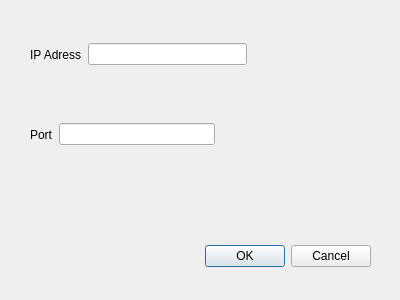
<?xml version="1.0" encoding="UTF-8"?>
<ui version="4.0">
 <class>ConnectDialog</class>
 <widget class="QDialog" name="ConnectDialog">
  <property name="geometry">
   <rect>
    <x>0</x>
    <y>0</y>
    <width>400</width>
    <height>300</height>
   </rect>
  </property>
  <property name="windowTitle">
   <string>Dialog</string>
  </property>
  <widget class="QDialogButtonBox" name="buttonBox">
   <property name="geometry">
    <rect>
     <x>30</x>
     <y>240</y>
     <width>341</width>
     <height>32</height>
    </rect>
   </property>
   <property name="orientation">
    <enum>Qt::Horizontal</enum>
   </property>
   <property name="standardButtons">
    <set>QDialogButtonBox::Cancel|QDialogButtonBox::Ok</set>
   </property>
  </widget>
  <widget class="QWidget" name="layoutWidget">
   <property name="geometry">
    <rect>
     <x>30</x>
     <y>40</y>
     <width>217</width>
     <height>29</height>
    </rect>
   </property>
   <layout class="QHBoxLayout" name="horizontalLayout">
    <item>
     <widget class="QLabel" name="ipLabel">
      <property name="text">
       <string>IP Adress</string>
      </property>
     </widget>
    </item>
    <item>
     <widget class="QLineEdit" name="lineEdit"/>
    </item>
   </layout>
  </widget>
  <widget class="QWidget" name="layoutWidget">
   <property name="geometry">
    <rect>
     <x>30</x>
     <y>120</y>
     <width>185</width>
     <height>29</height>
    </rect>
   </property>
   <layout class="QHBoxLayout" name="horizontalLayout_2">
    <item>
     <widget class="QLabel" name="portLabel">
      <property name="text">
       <string>Port</string>
      </property>
     </widget>
    </item>
    <item>
     <widget class="QLineEdit" name="lineEdit_2"/>
    </item>
   </layout>
  </widget>
 </widget>
 <resources/>
 <connections>
  <connection>
   <sender>buttonBox</sender>
   <signal>accepted()</signal>
   <receiver>ConnectDialog</receiver>
   <slot>accept()</slot>
   <hints>
    <hint type="sourcelabel">
     <x>248</x>
     <y>254</y>
    </hint>
    <hint type="destinationlabel">
     <x>157</x>
     <y>274</y>
    </hint>
   </hints>
  </connection>
  <connection>
   <sender>buttonBox</sender>
   <signal>rejected()</signal>
   <receiver>ConnectDialog</receiver>
   <slot>reject()</slot>
   <hints>
    <hint type="sourcelabel">
     <x>316</x>
     <y>260</y>
    </hint>
    <hint type="destinationlabel">
     <x>286</x>
     <y>274</y>
    </hint>
   </hints>
  </connection>
 </connections>
</ui>
